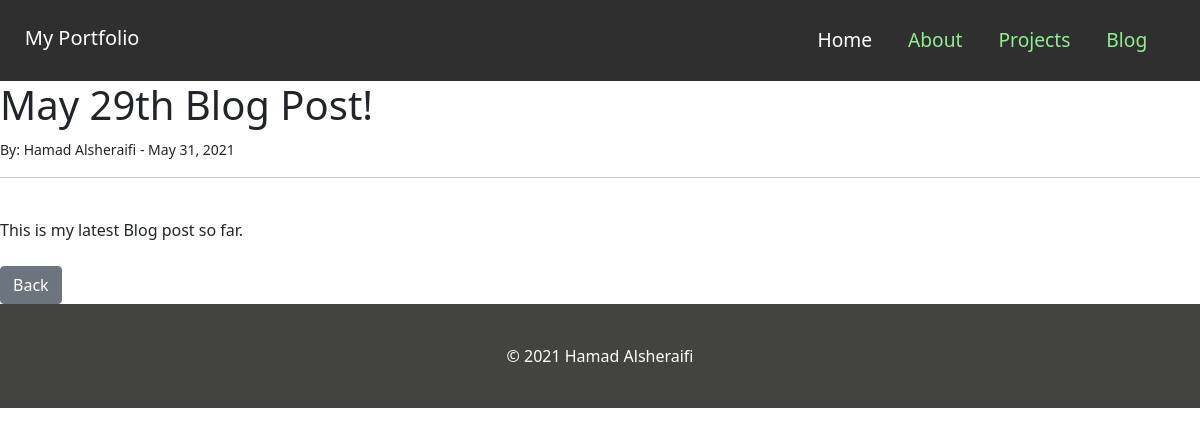
Page /article/6 on the committed database.
### website/models.py (models this page shows, shortened)
class Post(models.Model):
    title = models.CharField(max_length=255)
    title_tag = models.CharField(max_length=255)
    author = models.ForeignKey(User, on_delete=models.CASCADE)
    body = models.TextField()
    post_date = models.DateField(auto_now_add=True)

### website/views.py (the view)
# urls.py: path('article/<int:pk>', ArticleDetailView.as_view(), name='article-detail'),
class ArticleDetailView(DetailView):
    model = Post
    template_name = 'article_details.html'

### website/templates/article_details.html (shortened to what this page needs)
{% extends 'base.html' %}
{% block content %}
    <h1>{{ post.title }}</h1>
    <small>
        By: {{ post.author.first_name }} {{ post.author.last_name }} - {{ post.post_date }}
    </small>
    <br><hr><br>
    {{ post.body }}
    <br><br>
    <a href="{% url 'blog' %}" class="btn btn-secondary">Back</a>
{% endblock %}

### website/static/css/base.css (style rules this page uses)
html, body { background: linear-gradient(rgba(0.0,0.0,0.0,0.0), rgba(0.0,0.0,0.0,0.0)); width: 100%; height: 100%; margin: 0px; padding: 0px; overflow-x: hidden; }

### rows in the picture
Post: title "May 29th Blog Post!", author.first_name "Hamad", author.last_name "Alsheraifi", post_date "May 31, 2021", body "This is my latest Blog post so far."
